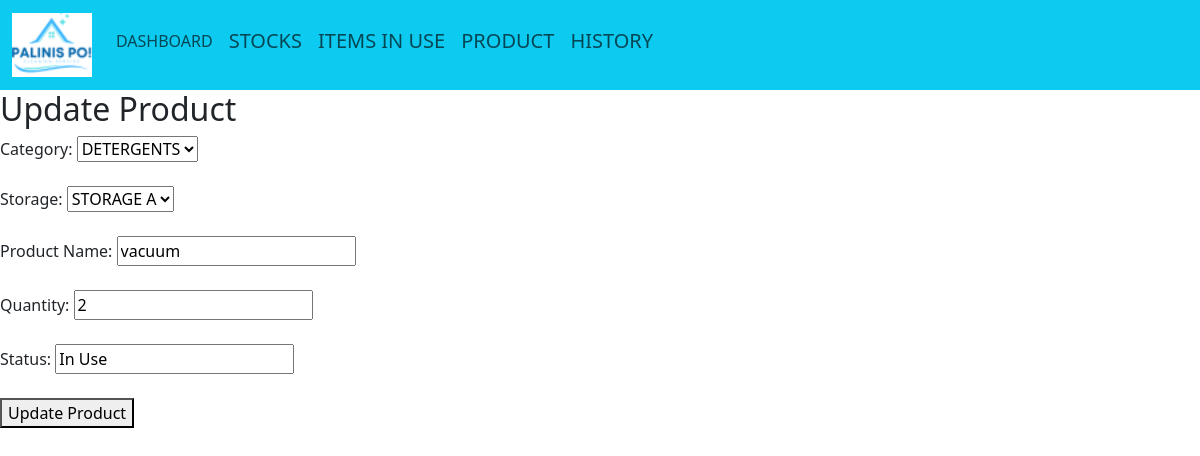
Page /Inventory/update.php?id=1 on the committed database.
### tables this page shows
CREATE TABLE `product` (
  `id` int(11) NOT NULL,
  `product_name` varchar(100) NOT NULL,
  `category_id` varchar(100) NOT NULL,
  `storage_id` varchar(100) NOT NULL,
  `quantity` int(5) NOT NULL,
  `status` varchar(100) NOT NULL,
  `add_at` datetime NOT NULL DEFAULT current_timestamp()
);

### Inventory/update.php (the view, shortened to what this page needs)
<?php
include('dbconnection.php');
$product_id = $_GET['id'];
$query = mysqli_query($con, "SELECT * FROM product WHERE id='$product_id'");
$product = mysqli_fetch_assoc($query);
?>
<!DOCTYPE html>
<html lang="en">
<head>
</head>
<body>
    <?php include 'navbar.php' ?>
    <h2>Update Product</h2>
    <form method="POST">
        <label>Category:</label>
        <select name="category">
            <?php
            $categories = mysqli_query($con, "SELECT * FROM category");
            while($c = mysqli_fetch_array($categories)) {
                $selected = ($c['category_id'] == $product['category_id']) ? "selected" : "";
            ?>
            <option value="<?php echo $c['category_name'] ?>" <?php echo $selected ?>><?php echo $c['category_name'] ?></option>
            <?php } ?>
        </select><br><br>
        <label>Storage:</label>
        <select name="storage">
            <?php
            $storages = mysqli_query($con, "SELECT * FROM storage");
            while($s = mysqli_fetch_array($storages)) {
                $selected = ($s['storage_id'] == $product['storage_id']) ? "selected" : "";
            ?>
            <option value="<?php echo $s['storage_name'] ?>" <?php echo $selected ?>><?php echo $s['storage_name'] ?></option>
            <?php } ?>
        </select><br><br>
        <label>Product Name:</label>
        <input type="text" name="product_name" value="<?php echo $product['product_name']; ?>"><br><br>
        <label>Quantity:</label>
        <input type="text" name="quantity" value="<?php echo $product['quantity']; ?>"><br><br>
        <label>Status:</label>
        <input type="text" name="status" value="<?php echo $product['status']; ?>"><br><br>
        <button type="submit" name="update">Update Product</button>
    </form>
</body>
</html>

### rows in the picture
product: product_name "vacuum", quantity "2", status "In Use"

### other values in the picture
form field category "DETERGENTS"
form field storage "STORAGE A"
